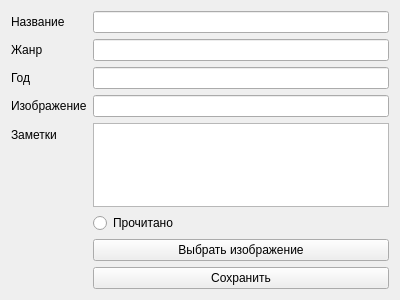
<?xml version="1.0" encoding="UTF-8"?>
<ui version="4.0">
 <class>Form</class>
 <widget class="QWidget" name="Form">
  <property name="geometry">
   <rect>
    <x>0</x>
    <y>0</y>
    <width>400</width>
    <height>300</height>
   </rect>
  </property>
  <property name="windowTitle">
   <string>Form</string>
  </property>
  <layout class="QFormLayout" name="formLayout">
   <item row="0" column="0">
    <widget class="QLabel" name="label">
     <property name="text">
      <string>Название</string>
     </property>
    </widget>
   </item>
   <item row="0" column="1">
    <widget class="QLineEdit" name="name_input"/>
   </item>
   <item row="1" column="0">
    <widget class="QLabel" name="label_2">
     <property name="text">
      <string>Жанр</string>
     </property>
    </widget>
   </item>
   <item row="1" column="1">
    <widget class="QLineEdit" name="genre_input"/>
   </item>
   <item row="2" column="0">
    <widget class="QLabel" name="label_3">
     <property name="text">
      <string>Год</string>
     </property>
    </widget>
   </item>
   <item row="2" column="1">
    <widget class="QLineEdit" name="year_input"/>
   </item>
   <item row="3" column="0">
    <widget class="QLabel" name="label_5">
     <property name="text">
      <string>Изображение</string>
     </property>
    </widget>
   </item>
   <item row="3" column="1">
    <widget class="QLineEdit" name="image_input"/>
   </item>
   <item row="4" column="0">
    <widget class="QLabel" name="label_4">
     <property name="text">
      <string>Заметки</string>
     </property>
    </widget>
   </item>
   <item row="4" column="1">
    <widget class="QTextEdit" name="notes_input"/>
   </item>
   <item row="5" column="1">
    <widget class="QRadioButton" name="is_read">
     <property name="text">
      <string>Прочитано</string>
     </property>
    </widget>
   </item>
   <item row="6" column="1">
    <widget class="QPushButton" name="image_button">
     <property name="text">
      <string>Выбрать изображение</string>
     </property>
    </widget>
   </item>
   <item row="7" column="1">
    <widget class="QPushButton" name="save_button">
     <property name="text">
      <string>Сохранить</string>
     </property>
    </widget>
   </item>
  </layout>
 </widget>
 <resources/>
 <connections/>
</ui>
